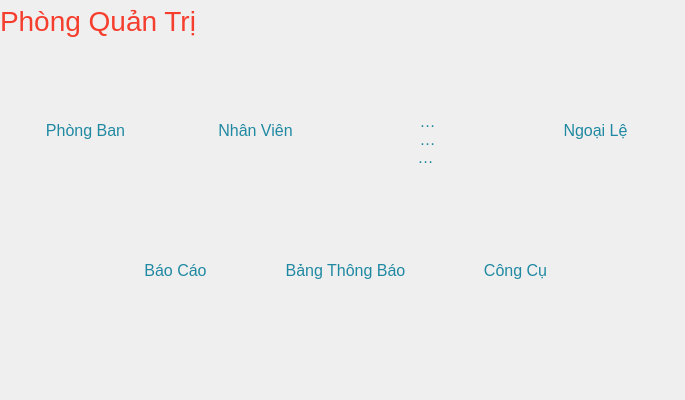
<?xml version="1.0" encoding="utf-8"?>
<ui version="4.0">
	<class>MenuClass</class>
	<widget class="QWidget" name="MenuClass">
		<property name="geometry">
			<rect>
				<x>0</x>
				<y>0</y>
				<width>685</width>
				<height>400</height>
			</rect>
		</property>
		<property name="windowTitle">
			<string>Menu</string>
		</property>
		<property name="styleSheet">
			<string notr="true"/>
		</property>
		<widget class="QLabel" name="label">
			<property name="geometry">
				<rect>
					<x>0</x>
					<y>0</y>
					<width>681</width>
					<height>41</height>
				</rect>
			</property>
			<property name="font">
				<font>
					<pointsize>-1</pointsize>
				</font>
			</property>
			<property name="styleSheet">
				<string notr="true">
					background-color: transparent;
					color: #f53e2d;
					font-size: 28px;
					qproperty-alignment: AlignCenter;
				</string>
			</property>
			<property name="text">
				<string>Phòng Quản Trị</string>
			</property>
		</widget>
		<widget class="QToolButton" name="departmentButton">
			<property name="geometry">
				<rect>
					<x>10</x>
					<y>70</y>
					<width>151</width>
					<height>121</height>
				</rect>
			</property>
			<property name="font">
				<font>
					<pointsize>12</pointsize>
				</font>
			</property>
			<property name="styleSheet">
				<string notr="true">
					QToolButton {
					background-color: transparent;
					border: none;
					color: rgb(32, 137, 162);
					}

					QToolButton::hover {
					background-color: rgb(230, 237, 243);
					border: 1px solid rgb(180, 187, 194);
					border-radius: 8px;
					}
				</string>
			</property>
			<property name="text">
				<string>Phòng Ban</string>
			</property>
			<property name="icon">
				<iconset>
					<normaloff>../../Images/department.png</normaloff>../../Images/department.png
				</iconset>
			</property>
			<property name="iconSize">
				<size>
					<width>350</width>
					<height>350</height>
				</size>
			</property>
		</widget>
		<widget class="QToolButton" name="employeeButton">
			<property name="geometry">
				<rect>
					<x>180</x>
					<y>70</y>
					<width>151</width>
					<height>121</height>
				</rect>
			</property>
			<property name="font">
				<font>
					<pointsize>12</pointsize>
				</font>
			</property>
			<property name="styleSheet">
				<string notr="true">
					QToolButton {
					background-color: transparent;
					border: none;
					color: rgb(32, 137, 162);
					}

					QToolButton::hover {
					background-color: rgb(230, 237, 243);
					border: 1px solid rgb(180, 187, 194);
					border-radius: 8px;
					}
				</string>
			</property>
			<property name="text">
				<string>Nhân Viên</string>
			</property>
			<property name="icon">
				<iconset>
					<normaloff>../../Images/employ.png</normaloff>../../Images/employ.png
				</iconset>
			</property>
			<property name="iconSize">
				<size>
					<width>85</width>
					<height>85</height>
				</size>
			</property>
		</widget>
		<widget class="QToolButton" name="eventButton">
			<property name="geometry">
				<rect>
					<x>350</x>
					<y>70</y>
					<width>151</width>
					<height>121</height>
				</rect>
			</property>
			<property name="font">
				<font>
					<pointsize>12</pointsize>
				</font>
			</property>
			<property name="styleSheet">
				<string notr="true">
					QToolButton {
					background-color: transparent;
					border: none;
					color: rgb(32, 137, 162);
					}

					QToolButton::hover {
					background-color: rgb(230, 237, 243);
					border: 1px solid rgb(180, 187, 194);
					border-radius: 8px;
					}
				</string>
			</property>
			<property name="text">
				<string>
					Sự Kiện
					Kiểm Diện
				</string>
			</property>
			<property name="icon">
				<iconset>
					<normaloff>../../Images/event.png</normaloff>../../Images/event.png
				</iconset>
			</property>
			<property name="iconSize">
				<size>
					<width>75</width>
					<height>75</height>
				</size>
			</property>
		</widget>
		<widget class="QToolButton" name="exceptionButton">
			<property name="geometry">
				<rect>
					<x>520</x>
					<y>70</y>
					<width>151</width>
					<height>121</height>
				</rect>
			</property>
			<property name="font">
				<font>
					<pointsize>12</pointsize>
				</font>
			</property>
			<property name="styleSheet">
				<string notr="true">
					QToolButton {
					background-color: transparent;
					border: none;
					color: rgb(32, 137, 162);
					}

					QToolButton::hover {
					background-color: rgb(230, 237, 243);
					border: 1px solid rgb(180, 187, 194);
					border-radius: 8px;
					}
				</string>
			</property>
			<property name="text">
				<string>Ngoại Lệ</string>
			</property>
			<property name="icon">
				<iconset>
					<normaloff>../../Images/exception.png</normaloff>../../Images/exception.png
				</iconset>
			</property>
			<property name="iconSize">
				<size>
					<width>80</width>
					<height>80</height>
				</size>
			</property>
		</widget>
		<widget class="QToolButton" name="reportButton">
			<property name="geometry">
				<rect>
					<x>100</x>
					<y>210</y>
					<width>151</width>
					<height>121</height>
				</rect>
			</property>
			<property name="font">
				<font>
					<pointsize>12</pointsize>
				</font>
			</property>
			<property name="styleSheet">
				<string notr="true">
					QToolButton {
					background-color: transparent;
					border: none;
					color: rgb(32, 137, 162);
					}

					QToolButton::hover {
					background-color: rgb(230, 237, 243);
					border: 1px solid rgb(180, 187, 194);
					border-radius: 8px;
					}
				</string>
			</property>
			<property name="text">
				<string>Báo Cáo</string>
			</property>
			<property name="icon">
				<iconset>
					<normaloff>../../Images/report.png</normaloff>../../Images/report.png
				</iconset>
			</property>
			<property name="iconSize">
				<size>
					<width>55</width>
					<height>55</height>
				</size>
			</property>
		</widget>
		<widget class="QToolButton" name="toolButton">
			<property name="geometry">
				<rect>
					<x>440</x>
					<y>210</y>
					<width>151</width>
					<height>121</height>
				</rect>
			</property>
			<property name="font">
				<font>
					<pointsize>12</pointsize>
				</font>
			</property>
			<property name="styleSheet">
				<string notr="true">
					QToolButton {
					background-color: transparent;
					border: none;
					color: rgb(32, 137, 162);
					}

					QToolButton::hover {
					background-color: rgb(230, 237, 243);
					border: 1px solid rgb(180, 187, 194);
					border-radius: 8px;
					}
				</string>
			</property>
			<property name="text">
				<string>Công Cụ</string>
			</property>
			<property name="icon">
				<iconset>
					<normaloff>../../Images/tool.png</normaloff>../../Images/tool.png
				</iconset>
			</property>
			<property name="iconSize">
				<size>
					<width>55</width>
					<height>55</height>
				</size>
			</property>
		</widget>
		<widget class="QToolButton" name="notificationButton">
			<property name="geometry">
				<rect>
					<x>270</x>
					<y>210</y>
					<width>151</width>
					<height>121</height>
				</rect>
			</property>
			<property name="font">
				<font>
					<pointsize>12</pointsize>
				</font>
			</property>
			<property name="styleSheet">
				<string notr="true">
					QToolButton {
					background-color: transparent;
					border: none;
					color: rgb(32, 137, 162);
					}

					QToolButton::hover {
					background-color: rgb(230, 237, 243);
					border: 1px solid rgb(180, 187, 194);
					border-radius: 8px;
					}
				</string>
			</property>
			<property name="text">
				<string>Bảng Thông Báo</string>
			</property>
			<property name="icon">
				<iconset>
					<normaloff>../../Images/notification.png</normaloff>../../Images/notification.png
				</iconset>
			</property>
			<property name="iconSize">
				<size>
					<width>55</width>
					<height>55</height>
				</size>
			</property>
		</widget>
	</widget>
	<layoutdefault spacing="6" margin="11"/>
	<resources/>
	<connections/>
</ui>
